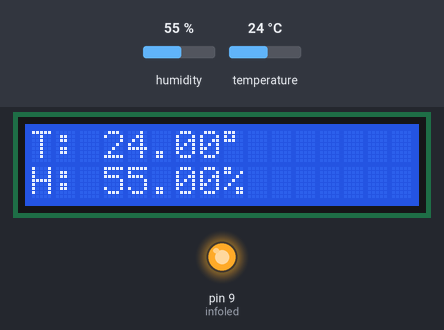
Bench run of a sketch on a simulated Arduino Uno, built with avr-gcc and run on an emulated ATmega328P. On the bench: 16×2 character LCD, output pins drawn as LEDs (lit = HIGH). The test bench sets the inputs (shaded band); at power-on: humidity 55 %, temperature 24 °C.

Above: at 1.2 s.
1.3 s: humidity set to 22 %
At 10.9 s:
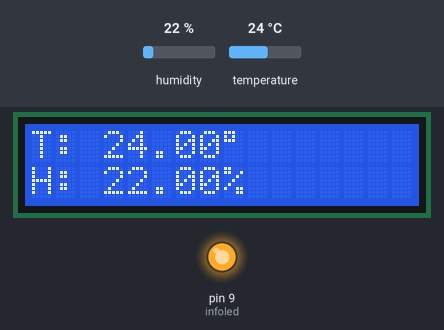
11.6 s: temperature set to 12 °C
At 21.3 s:
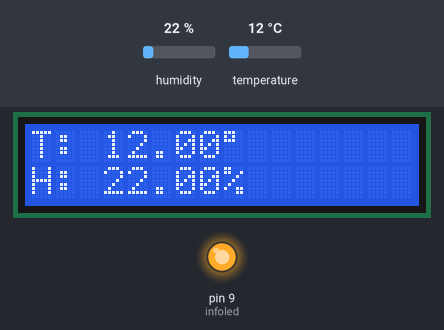
21.6 s: humidity set to 40 %
At 31.4 s:
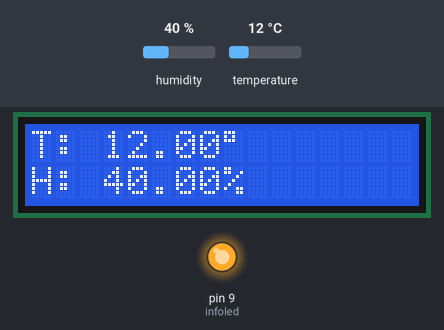
31.7 s: temperature set to 19 °C
At 40.8 s:
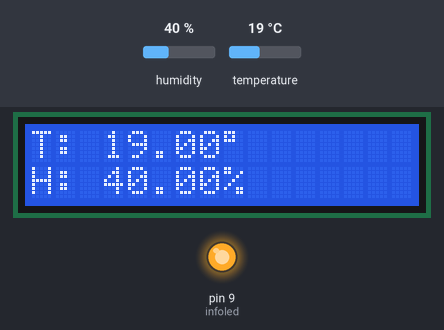
Timing chart, 0 to 42.3 s (numbered marks = the images above; inputs shaded):
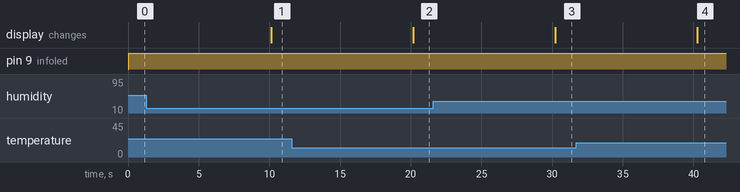

Measured:
- after the input at 1.3 s, the display: changes after 8.8 s (image 1)
- after the input at 11.6 s, the display: changes after 8.6 s (image 2)
- after the input at 21.6 s, the display: changes after 8.6 s (image 3)
- after the input at 31.7 s, the display: changes after 8.6 s (image 4)

The sketch:

temp-humid.ino
```cpp
#include "DHT.h"
#include <Wire.h>
#include <LiquidCrystal_I2C.h>

#define DHTpin 12
#define infoled 9

DHT dht(DHTpin, DHT11);

LiquidCrystal_I2C lcd(0x27,16,2);

void setup() {
  lcd.init();
  lcd.backlight();

  pinMode(infoled, OUTPUT);

  Serial.begin(9600);
  dht.begin();
}

void loop() {

  digitalWrite(infoled, HIGH);

  float h = dht.readHumidity();
  float t = dht.readTemperature();

  if (isnan(h) || isnan(t)) {
    Serial.println("Ошибка считывания");
    // digitalWrite(infoled, LOW);
    return;
  }

  lcd.setCursor(0, 0);
  lcd.print("T: ");
  lcd.print(t);
  lcd.write(223);

  lcd.setCursor(0, 1);
  lcd.print("H: ");
  lcd.print(h);
  lcd.print("%");

  delay(10000);
}
```
